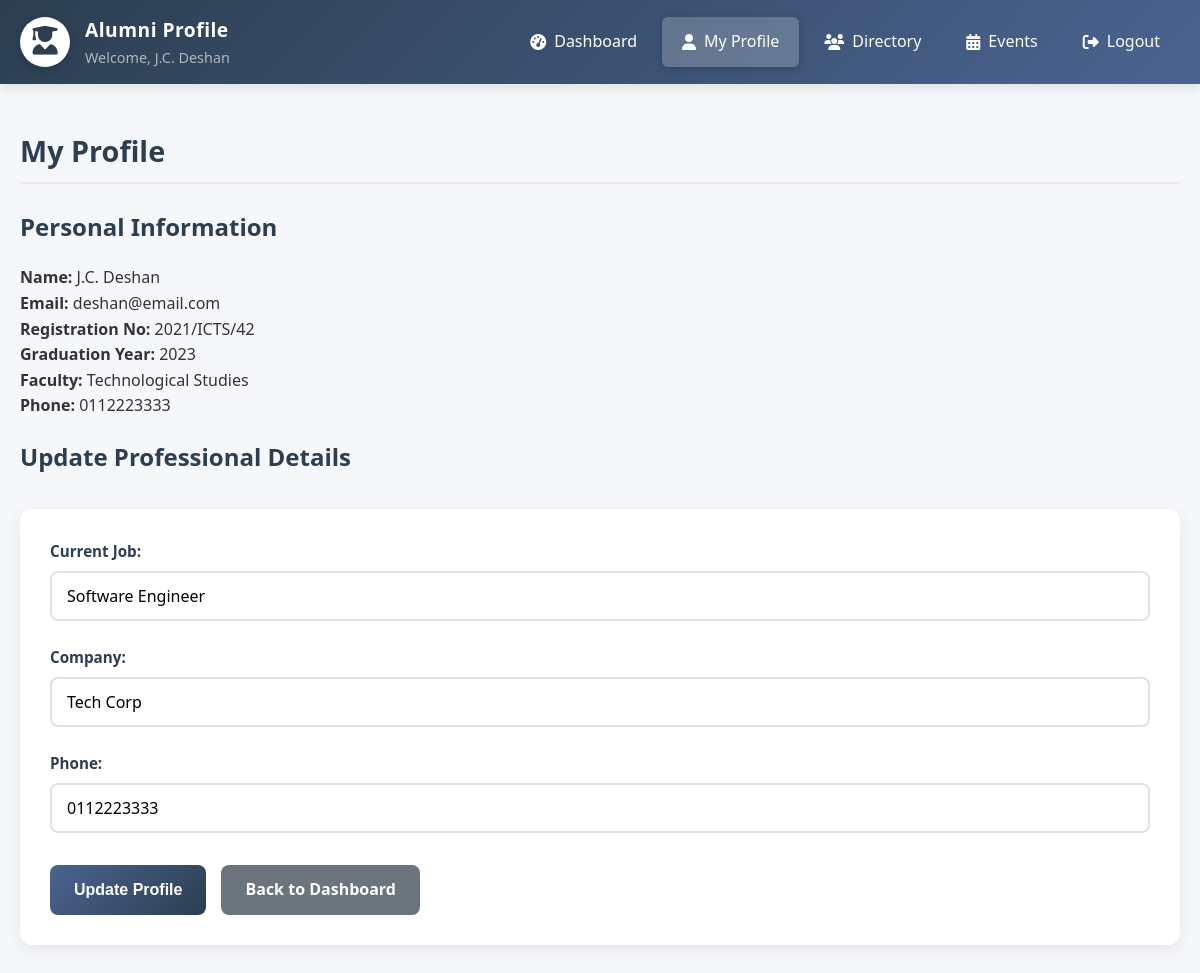
The app's page /alumni/profile.php (signed in) with its own data.
### tables this page shows
CREATE TABLE users (
    id INT PRIMARY KEY AUTO_INCREMENT,
    reg_no VARCHAR(20) UNIQUE,
    name VARCHAR(100) NOT NULL,
    email VARCHAR(100) UNIQUE NOT NULL,
    password VARCHAR(255) NOT NULL,
    graduation_year INT,
    faculty ENUM('Technological Studies', 'Applied Science', 'Business Studies'),
    current_job VARCHAR(100),
    company VARCHAR(100),
    phone VARCHAR(15),
    role ENUM('public', 'alumni', 'admin') DEFAULT 'public',
    status ENUM('pending', 'approved', 'rejected') DEFAULT 'pending',
    created_at TIMESTAMP DEFAULT CURRENT_TIMESTAMP
);

### alumni/profile.php (the view, shortened to what this page needs)
<?php include '../config/db.php'; ?>
<?php
$user_id = $_SESSION['user_id'];
$sql = "SELECT * FROM users WHERE id='$user_id'";
$result = $conn->query($sql);
$user = $result->fetch_assoc();
?>
<!DOCTYPE html>
<html>
<head>
    <link rel="stylesheet" href="../css/style.css">
    <link rel="stylesheet" href="https://cdnjs.cloudflare.com/ajax/libs/font-awesome/6.4.0/css/all.min.css">
</head>
<body>
    <nav class="navbar">
        <div class="nav-container">
            <div class="nav-brand">
                <div class="university-logo">
                    <i class="fas fa-user-graduate" style="font-size: 1.8rem; color: #2c3e50;"></i>
                </div>
                <div class="nav-title">
                    <span class="university-name">Alumni Profile</span>
                    <span class="system-name">Welcome, <?php echo htmlspecialchars($user['name']); ?></span>
                </div>
            </div>
            <div class="nav-links">
                <a href="dashboard.php"><i class="fas fa-tachometer-alt"></i> Dashboard</a>
                <a href="profile.php" class="active"><i class="fas fa-user"></i> My Profile</a>
                <a href="directory.php"><i class="fas fa-users"></i> Directory</a>
                <a href="events.php"><i class="fas fa-calendar-alt"></i> Events</a>
                <a href="../logout.php"><i class="fas fa-sign-out-alt"></i> Logout</a>
            </div>
        </div>
    </nav>
    <div class="container">
        <h2>My Profile</h2>
        <div class="profile-info">
            <h3>Personal Information</h3>
            <p><strong>Name:</strong> <?php echo htmlspecialchars($user['name']); ?></p>
            <p><strong>Email:</strong> <?php echo htmlspecialchars($user['email']); ?></p>
            <p><strong>Registration No:</strong> <?php echo htmlspecialchars($user['reg_no']); ?></p>
            <p><strong>Graduation Year:</strong> <?php echo htmlspecialchars($user['graduation_year']); ?></p>
            <p><strong>Faculty:</strong> <?php echo htmlspecialchars($user['faculty']); ?></p>
            <?php if($user['phone']): ?>
                <p><strong>Phone:</strong> <?php echo htmlspecialchars($user['phone']); ?></p>
            <?php endif; ?>
        </div>
        <h3>Update Professional Details</h3>
        <form method="POST" class="form">
            <div class="form-group">
                <label>Current Job:</label>
                <input type="text" name="current_job" value="<?php echo htmlspecialchars($user['current_job']); ?>"
                       placeholder="Enter your current job title">
            </div>
            <div class="form-group">
                <label>Company:</label>
                <input type="text" name="company" value="<?php echo htmlspecialchars($user['company']); ?>"
                       placeholder="Enter your company name">
            </div>
            <div class="form-group">
                <label>Phone:</label>
                <input type="text" name="phone" value="<?php echo htmlspecialchars($user['phone']); ?>"
                       placeholder="Enter your phone number">
            </div>
            <div class="form-buttons">
                <button type="submit" class="btn btn-primary">Update Profile</button>
                <a href="dashboard.php" class="btn btn-secondary">Back to Dashboard</a>
            </div>
        </form>
    </div>
</body>
</html>

### css/style.css (style rules this page uses)
* { margin: 0; padding: 0; box-sizing: border-box; }
body { font-family: 'Segoe UI', Tahoma, Geneva, Verdana, sans-serif; line-height: 1.6; color: #333; background-color: #f5f7fa; }
.navbar { background: #2c3e50; color: white; padding: 0 20px; box-shadow: 0 2px 10px rgba(0,0,0,0.1); position: sticky; top: 0; z-index: 1000; }
.nav-container { max-width: 1200px; margin: 0 auto; display: flex; justify-content: space-between; align-items: center; padding: 15px 0; }
.nav-brand { display: flex; align-items: center; gap: 15px; }
.nav-title { display: flex; flex-direction: column; }
.university-name { font-size: 1.1rem; font-weight: bold; }
.system-name { font-size: 0.9rem; color: #bdc3c7; }
.nav-links { display: flex; gap: 20px; align-items: center; }
.nav-links a { color: white; text-decoration: none; padding: 8px 15px; border-radius: 5px; transition: all 0.3s; display: flex; align-items: center; gap: 8px; }
.nav-links a:hover, .nav-links a.active { background: #3498db; color: white; }
body { font-family: -apple-system, BlinkMacSystemFont, 'Segoe UI', Roboto, Oxygen, Ubuntu, sans-serif; line-height: 1.6; color: #333; }
.btn { display: inline-block; padding: 0.8rem 1.5rem; border: none; border-radius: 4px; cursor: pointer; font-size: 1rem; text-decoration: none; transition: all 0.3s ease; }
.btn-primary { background: #007bff; color: white; }
.form-group { margin-bottom: 1rem; }
.form-group label { display: block; margin-bottom: 0.5rem; font-weight: 500; }
.form-group input, .form-group select, .form-group textarea { width: 100%; padding: 0.5rem; border: 1px solid #ddd; border-radius: 4px; font-size: 1rem; }
body { font-family: 'Segoe UI', Tahoma, Geneva, Verdana, sans-serif; line-height: 1.6; color: #333; background-color: #f5f7fa; min-height: 100vh; }
.container { max-width: 1200px; margin: 0 auto; padding: 20px; }
.navbar { background: linear-gradient(135deg, #2c3e50 0%, #4a6491 100%); color: white; padding: 0; box-shadow: 0 4px 12px rgba(0, 0, 0, 0.1); position: sticky; top: 0; z-index: 1000; }
.nav-container { max-width: 1200px; margin: 0 auto; padding: 0 20px; display: flex; justify-content: space-between; align-items: center; position: relative; }
.nav-brand { display: flex; align-items: center; gap: 15px; padding: 15px 0; }
.university-logo { width: 50px; height: 50px; background: white; border-radius: 50%; display: flex; align-items: center; justify-content: center; box-shadow: 0 2px 8px rgba(0, 0, 0, 0.2); }
.university-name { font-size: 1.2rem; font-weight: 600; letter-spacing: 0.5px; }
.system-name { font-size: 0.9rem; opacity: 0.9; font-weight: 400; }
.nav-links { display: flex; gap: 5px; align-items: center; }
.nav-links a { color: white; text-decoration: none; padding: 12px 20px; border-radius: 6px; transition: all 0.3s ease; display: flex; align-items: center; gap: 8px; font-weight: 500; }
.nav-links a.active { background: rgba(255, 255, 255, 0.2); box-shadow: 0 2px 8px rgba(0, 0, 0, 0.2); }
h1, h2, h3, h4 { color: #2c3e50; margin-bottom: 1rem; }
h2 { font-size: 1.8rem; font-weight: 600; margin: 1.5rem 0; padding-bottom: 0.5rem; border-bottom: 2px solid #eaeaea; }
h3 { font-size: 1.5rem; font-weight: 600; margin: 1.2rem 0; }
.form { background: white; padding: 30px; border-radius: 12px; box-shadow: 0 4px 15px rgba(0, 0, 0, 0.08); margin: 2rem 0; }
.form-group { margin-bottom: 1.5rem; }
.form-group label { display: block; margin-bottom: 0.5rem; font-weight: 600; color: #2c3e50; font-size: 0.95rem; }
.form-group input, .form-group select, .form-group textarea { width: 100%; padding: 12px 15px; border: 2px solid #e0e0e0; border-radius: 8px; font-size: 1rem; transition: all 0.3s ease; font-family: inherit; }
.form-buttons { display: flex; gap: 15px; margin-top: 2rem; flex-wrap: wrap; }
.btn { display: inline-flex; align-items: center; justify-content: center; gap: 8px; padding: 12px 24px; border: none; border-radius: 8px; font-size: 1rem; font-weight: 600; cursor: pointer; text-decoration: none; transition: all 0.3s ease; text-align: center; min-height: 44px; }
.btn-primary { background: linear-gradient(135deg, #4a6491 0%, #2c3e50 100%); color: white; }
.btn-secondary { background: #6c757d; color: white; }

### records on screen
users: name "J.C. Deshan", email "deshan@email.com", reg_no "2021/ICTS/42", graduation_year "2023", faculty "Technological Studies", phone "0112223333", current_job "Software Engineer", company "Tech Corp"
